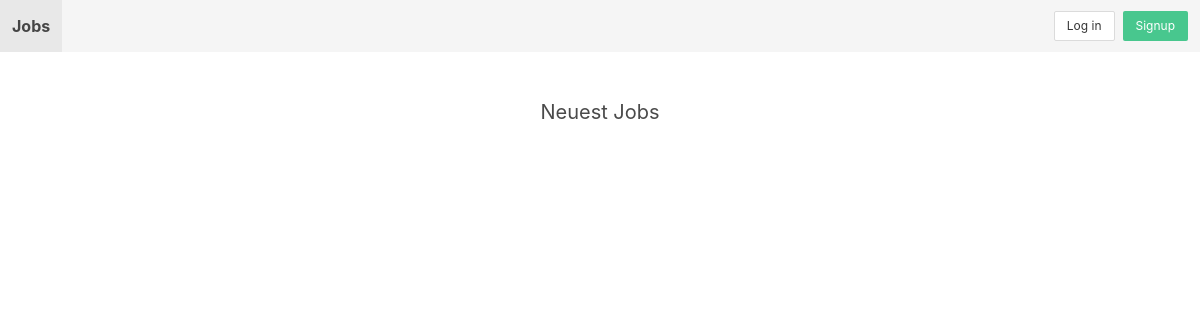
The app's page /, older data.
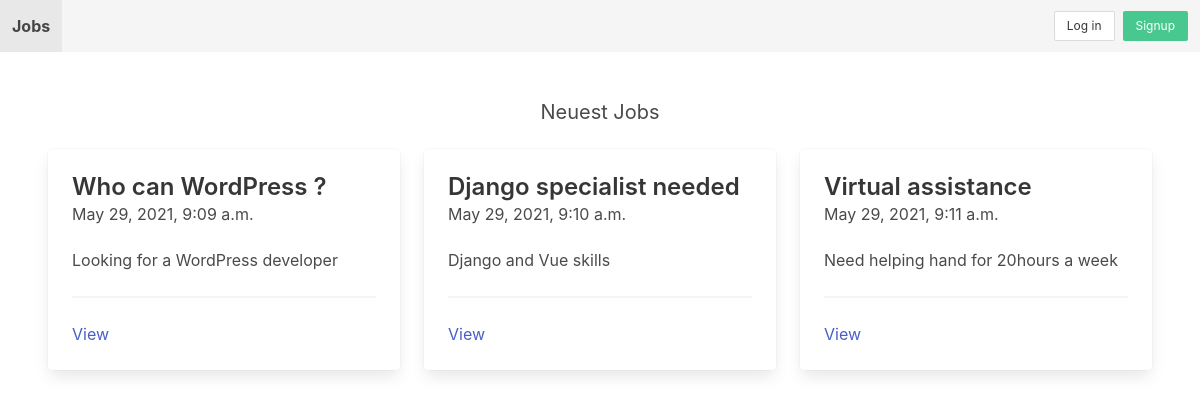
The same page, newer data.
### apps/job/models.py (models this page shows, shortened)
class Job(models.Model):
    title = models.CharField(max_length=255)
    short_description = models.TextField()
    long_description = models.TextField(blank=True, null=True)
    created_by = models.ForeignKey(User, related_name='jobs', on_delete=models.CASCADE)
    created_at = models.DateTimeField(auto_now_add=True)
    changed_at = models.DateTimeField(auto_now=True)

### apps/core/views.py (the view)
# urls.py: path('', frontpage, name='frontpage'),
def frontpage(request):
    jobs = Job.objects.all()[0:3]
    context = {
        'jobs': jobs
    }
    return render(request, "core/frontpage.html", context)

### apps/core/templates/core/frontpage.html
{% extends 'core/base.html' %}
{% block content %}
<h2 class="subtitle has-text-centered">Neuest Jobs</h2>
<div class="columns">
    {% for job in jobs %}
        <div class="column is-4">
            <div class="card">
                <div class="card-content">
                    <div class="media">
                        <div class="media-content">
                            <p class="title is-4">{{ job.title }}</p>
                            <p class="subtitle is-6">{{ job.created_at }}</p>
                        </div>
                    </div>
                    <div class="content">
                        {{ job.short_description }}
                        <hr>
                        <a href="{% url 'job_detail' job.id %}">View</a>
                    </div>
                </div>
            </div>
        </div>
    {% endfor %}
</div>
{% endblock %}

### apps/core/templates/core/base.html (shortened to what this page needs)
<!doctype html>
<html lang="de">
<head>
    <link rel="stylesheet" href="https://cdn.jsdelivr.net/npm/bulma@0.9.2/css/bulma.min.css">
</head>
<body>
<nav class="navbar is-light">
    <div class="navbar-brand">
        <a href="{% url 'frontpage' %}" class="navbar-item"><strong>Jobs</strong></a>
    </div>
    <div class="navbar-menu">
        <div class="navbar-end">
            <div class="navbar-item">
                <div class="buttons">
                    {% if request.user.is_authenticated %}
                    <a href="" >{{request.user}}</a>
                    <a href="{% url 'logout' %}" class="button is-success is-small">Logout</a>
                    {% else %}
                    <a href="{% url 'login' %}" class="button is-lightgrey is-small">Log in</a>
                    <a href="{% url 'signup' %}" class="button is-success is-small">Signup</a>
                    {% endif %}
                </div>
            </div>
        </div>
    </div>
</nav>
<section class="section">
    {% block content %}
    {% endblock %}
</section>
</body>
</html>

Row changes from the older to the newer data that the page shows:
added Job: title "Who can WordPress ?", created_at "May 29, 2021, 9:09 a.m.", short_description "Looking for a WordPress developer"
added Job: title "Django specialist needed", created_at "May 29, 2021, 9:10 a.m.", short_description "Django and Vue skills"
added Job: title "Virtual assistance", created_at "May 29, 2021, 9:11 a.m.", short_description "Need helping hand for 20hours a week"
